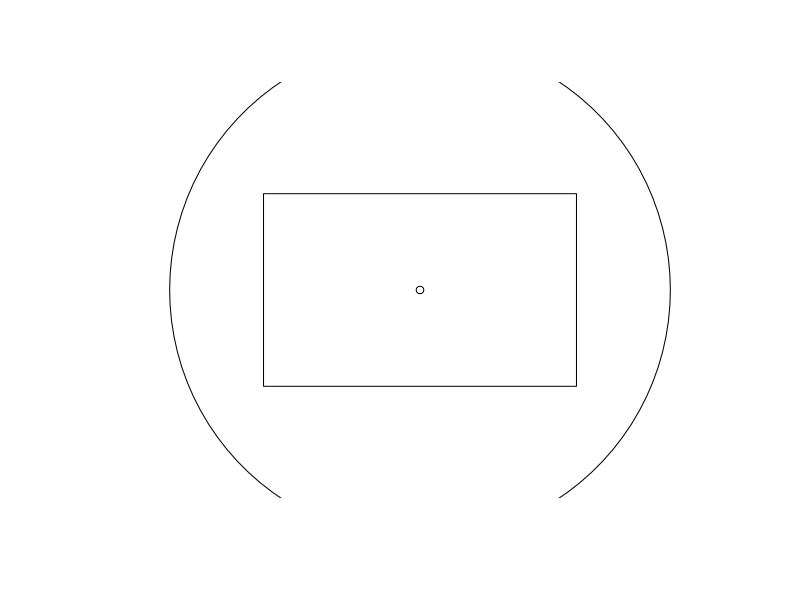

This chart was generated by the following R code: (Note: this script raises an error after producing the figure.)
## ---- echo=FALSE---------------------------------------------------------
top <- function(stack) UseMethod("top")
pop <- function(stack) UseMethod("pop")
push <- function(stack, element) UseMethod("push")
is_empty <- function(stack) UseMethod("is_empty")

top.default <- function(stack) .NotYetImplemented()
pop.default <- function(stack) .NotYetImplemented()
push.default <- function(stack, element) .NotYetImplemented()
is_empty.default <- function(stack) .NotYetImplemented()

top.vector_stack <- function(stack) stack[1]
pop.vector_stack <- function(stack) {
  new_stack <- stack[-1]
  class(new_stack) <- "vector_stack"
  new_stack
}
push.vector_stack <- function(element, stack) {
  new_stack <- c(element, stack)
  class(new_stack) <- "vector_stack"
  new_stack
}
is_empty.vector_stack <- function(stack) length(stack) == 0

## ------------------------------------------------------------------------
methods(class = "vector_stack")

## ---- echo=FALSE---------------------------------------------------------
top.vector_stack <- function(stack) stack[1]
top.list_stack <- function(stack) stack$elements$head

## ------------------------------------------------------------------------
methods("top")
methods("predict")

## ------------------------------------------------------------------------
draw <- function(object) UseMethod("draw")
bounding_box <- function(object) UseMethod("bounding_box")

## ------------------------------------------------------------------------
point <- function(x, y) {
  object <- c(x, y)
  class(object) <- "point"
  names(object) <- c("x", "y")
  object
}

rectangle <- function(x1, y1, x2, y2) {
  object <- c(x1, y1, x2, y2)
  class(object) <- "rectangle"
  names(object) <- c("x1", "y1", "x2", "y2")
  object
}

circle <- function(x, y, r) {
  object <- c(x, y, r)
  class(object) <- "circle"
  names(object) <- c("x", "y", "r")
  object
}

composite <- function(...) {
  object <- list(...)
  class(object) <- "composite"
  object
}

## ------------------------------------------------------------------------
draw.point <- function(object) {
  points(object["x"], object["y"])
}

draw.rectangle <- function(object) {
  rect(object["x1"], object["y1"], object["x2"], object["y2"])
}

draw.circle <- function(object) {
  plotrix::draw.circle(object["x"], object["y"], object["r"])
}

draw.composite <- function(object) {
  invisible(Map(draw, object))
}


# Constructing the plot

## ----plotting-shapes-1, fig.cap="Plot of graphical elements."------------
plot(c(0, 10), c(0, 10), 
     type = 'n', axes = FALSE, xlab = '', ylab = '')
draw(point(5,5))
draw(rectangle(2.5, 2.5, 7.5, 7.5))
draw(circle(5, 5, 4))

corners <- composite(point(2.5, 2.5), point(2.5, 7.5),
                     point(7.5, 2.5), point(7.5, 7.5))
draw(corners)

## ------------------------------------------------------------------------
bounding_box.point <- function(object) {
  c(object["x"], object["y"], object["x"], object["y"])
}

bounding_box.rectangle <- function(object) {
  c(object["x1"], object["y1"], object["x2"], object["y2"])
}

bounding_box.circle <- function(object) {
  c(object["x"] - object["r"], object["y"] - object["r"],
    object["x"] + object["r"], object["y"] + object["r"])
}

bounding_box.composite <- function(object) {
  if (length(object) == 0) return(c(NA, NA, NA, NA))
  
  bb <- bounding_box(object[[1]])
  x1 <- bb[1]
  y1 <- bb[2]
  x2 <- bb[3]
  y2 <- bb[4]
  
  for (element in object) {
    bb <- bounding_box(element)
    x1 <- min(x1, bb[1])
    y1 <- min(y1, bb[2])
    x2 <- max(x2, bb[3])
    y2 <- max(y2, bb[4])
  }
  
  c(x1, y1, x2, y2)
}

